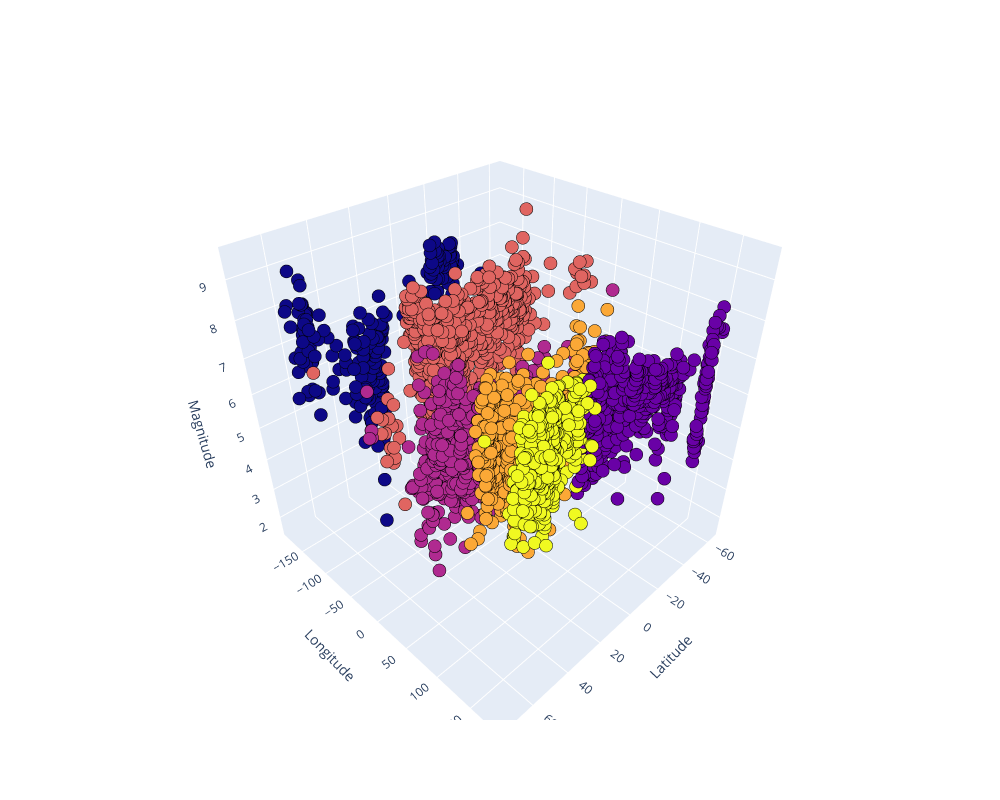

The code cell stored with this chart in its notebook:
### Markdown cell above
On an interactive plot...

### Code cell
Scene = dict(xaxis = dict(title = 'Latitude'), yaxis = dict(title = 'Longitude'), zaxis = dict(title = 'Magnitude'))

labels = kmc.labels_
trace = go.Scatter3d(x = x[:, 0], 
                    y = x[:, 1], 
                    z = x[:, 2], 
                    mode = 'markers', 
                    marker = dict(color = labels, size = 4.5, line = dict(color = 'black', width = 10)))
layout = go.Layout(margin = dict(l = 0, r = 0), scene = Scene, height = 800, width = 1000)
data = [trace]
fig = go.Figure(data = data, layout = layout)
fig.show()

### Figure 1 — Plotly figure (JSON) as saved in the notebook; plotly's stock layout.template omitted (floating-point values rounded to 4 significant figures; data arrays with more than 128 entries replaced by an {"elided": "..."} marker saying what was removed)
{"data": [{"marker": {"color": {"elided": "3541 int values"}, "line": {"color": "black", "width": 10}, "size": 4.5}, "mode": "markers", "type": "scatter3d", "x": {"elided": "3541 float values"}, "y": {"elided": "3541 float values"}, "z": {"elided": "3541 float values"}}], "layout": {"height": 800, "margin": {"l": 0, "r": 0}, "scene": {"xaxis": {"title": {"text": "Latitude"}}, "yaxis": {"title": {"text": "Longitude"}}, "zaxis": {"title": {"text": "Magnitude"}}}, "width": 1000}}
